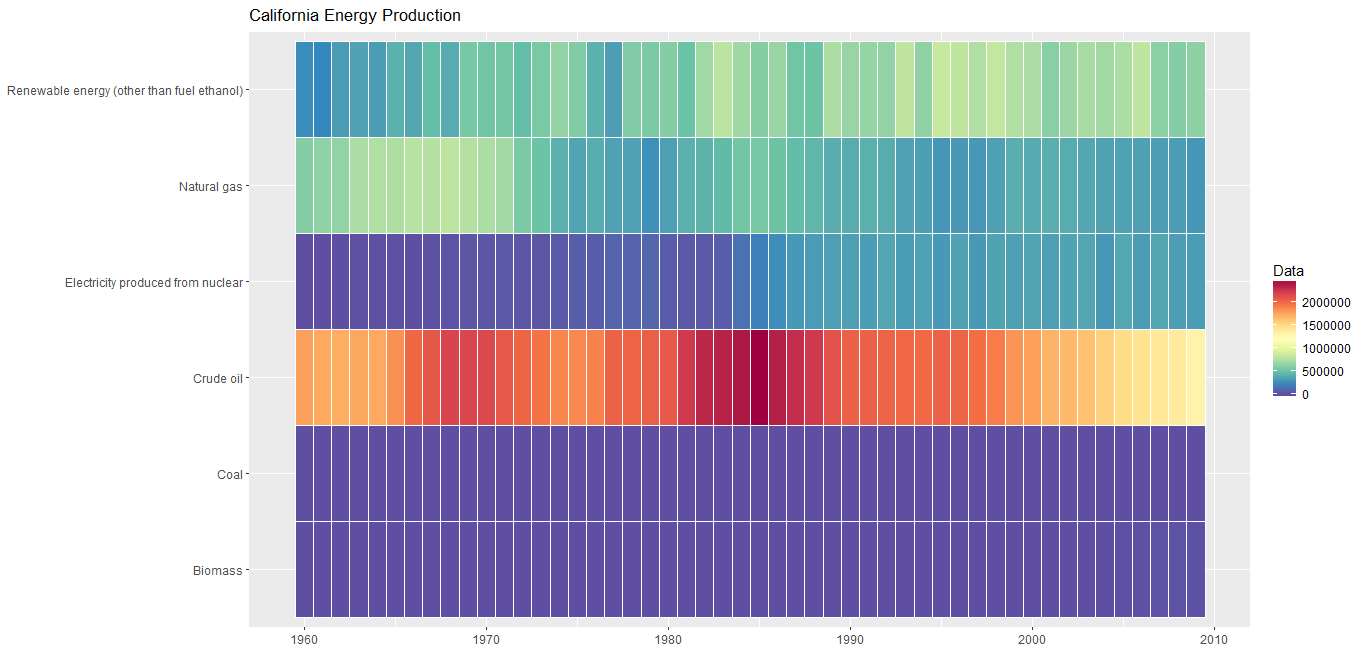

Here is the R script that generated this plot:
options(width=100)
knitr::opts_chunk$set(out.width='1000px',dpi=200,message=FALSE,warning=FALSE)

#load packages and csv file
library(ggplot2)
library(dplyr)
library(gridExtra)
library(grid)
library(choroplethr)
library(choroplethrMaps)
library(RColorBrewer)
library(knitr)

df<-read.csv('C:\\Users\\yyf\\Desktop\\MCM\\consumption.csv',sep=',')

calEnergies<-data.frame(df %>% dplyr::filter(StateCode=='NM'))
ggplot(data=calEnergies,aes(x=Year,y=introduction)) + 
  geom_tile(aes(fill = Data),colour = "white") + 
  theme(axis.title.y=element_blank(),axis.title.x=element_blank(),legend.position="right") + 
  scale_fill_gradientn(colours=rev(brewer.pal(11,'Spectral')))+
  labs(x="Year", y="State", title="California Energy Production")
